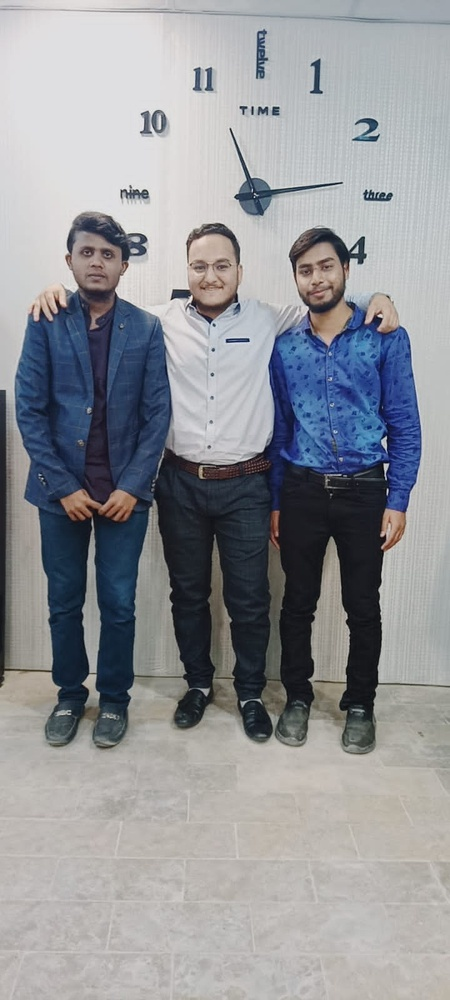
#> input picture images/group.jpeg, 450 x 1000 px, shrunk from 720 x 1600 before the run
$ python chapter9.py
#> lines starting #> are read from the running program, lines starting #| are printed output that depends on the picture; after the words box and inside, x2 and y2 are one past the last pixel; in counts of white or black regions, pixels touching at a corner belong together
#Face Detection
import cv2
faceCascade = cv2.CascadeClassifier("Resources/haarcascade_frontalface_default.xml")
img = cv2.imread('images/group.jpeg')
#> img is the input picture: shape (1000, 450, 3); mean B, G, R 152.3, 147.9, 146
imgGray = cv2.cvtColor(img,cv2.COLOR_BGR2GRAY)
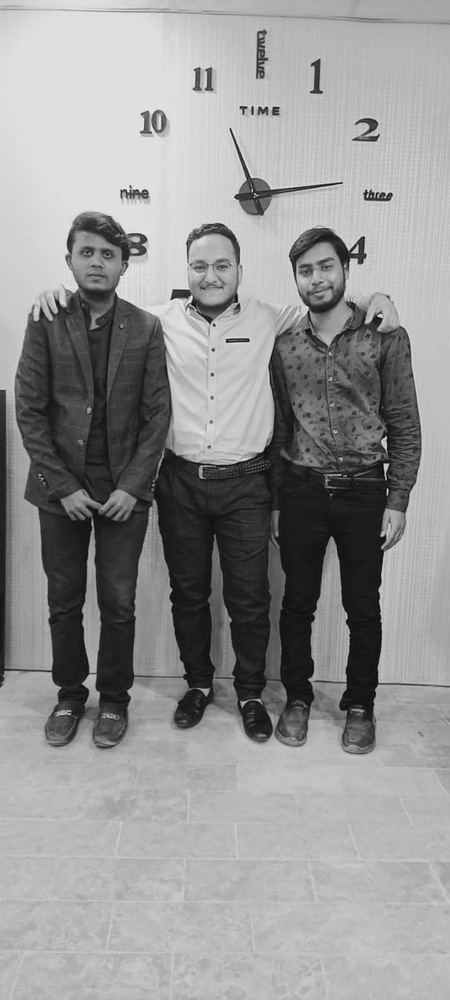
#> imgGray: shape (1000, 450); min 2, max 249, mean 147.9

faces = faceCascade.detectMultiScale(imgGray,1.1,4) ##1.1 is a scale factor,4 is a minimum neighbour
#> faces = [[66, 230, 61, 61], [286, 245, 61, 61], [180, 242, 63, 63], [124, 653, 72, 72]]

for (x,y,w,h) in faces:
    cv2.rectangle(img,(x,y),(x+w,y+h),(255,0,0),)   ##(x,y is a initial point) and (x+w,y+h) is a daigonal and (255,0,0) is a thickness and 2 is a thickness
    print(x,y,w,h)
#> this loop made 4 passes
#| 66 230 61 61
#| 286 245 61 61
#| 180 242 63 63
#| 124 653 72 72
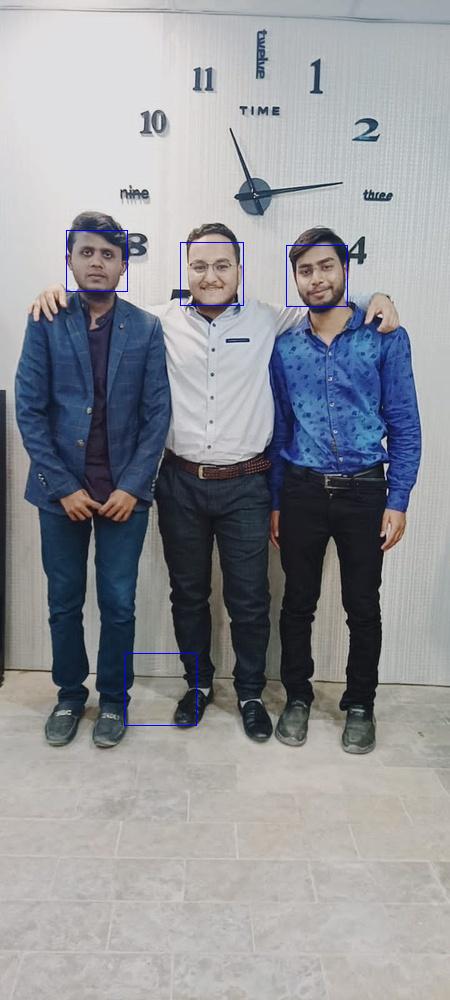
#> img: shape (1000, 450, 3); 0.23% of pixels changed, all inside (x1, y1, x2, y2) = (66, 230, 348, 726)

cv2.imshow("Result",img)
cv2.imshow("Grayscale",imgGray)
cv2.waitKey(0)
